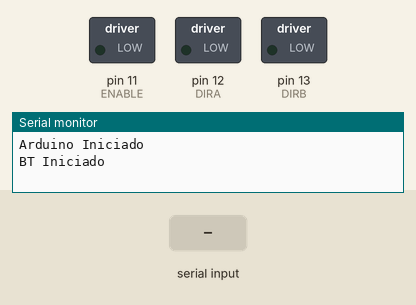
The sketch below on a simulated Arduino Mega 2560, built with avr-gcc and run on an emulated ATmega2560. Parts: switched loads named in the sketch (green lamp = pin HIGH), the last lines printed to the serial monitor. The test bench sets the inputs (shaded band).

Above: at 1.2 s.
1.3 s: "a" received over the second serial link
At 2.4 s:
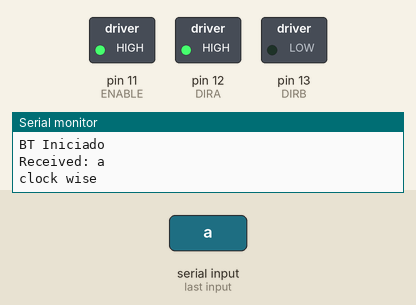
2.8 s: "b" received over the second serial link
At 3.5 s:
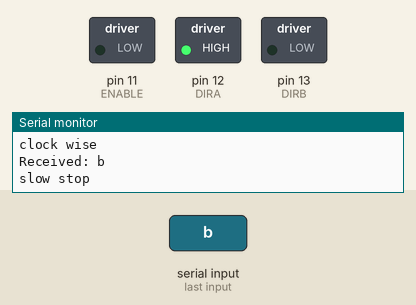
4.3 s: "c" received over the second serial link
At 7.0 s:
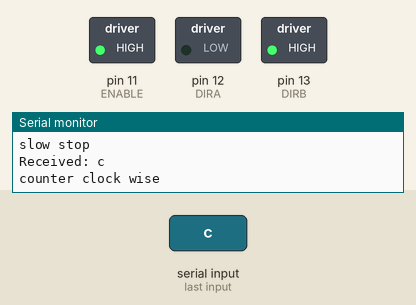
7.3 s: "b" received over the second serial link
At 8.1 s:
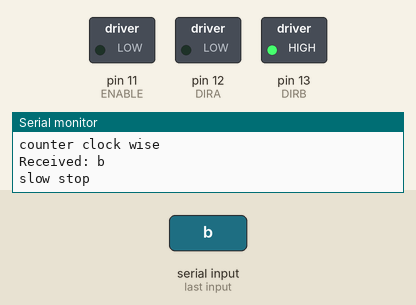
Timing chart, 0 to 9.8 s (numbered marks = the images above; inputs shaded):
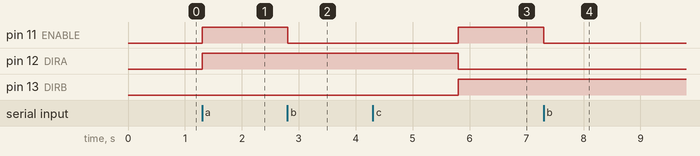

The sketch:

borrador.ino
```cpp
#include <SoftwareSerial.h>
char DATO;

//variable - Motor
int ENABLE = 11;
int DIRA = 12;
int DIRB = 13;
int speedMotor = 0 ;
int stateMotor = 0 ;

/*
 * Initialize the serial port.
 */
void setup() {
  Serial.begin(38400);
  Serial.println("Arduino Iniciado");
  Serial2.begin(9600);
  Serial.println("BT Iniciado");
  pinMode(ENABLE,OUTPUT);
  pinMode(DIRA,OUTPUT);
  pinMode(DIRB,OUTPUT);
}


void loop()
{
  // Bluetooth
  if (Serial2.available())
  {
    Serial.print("Received: ");
    DATO = Serial2.read();
    Serial.println(DATO);
    switch (DATO) {
      // Iniciar arduino con boton start
      case 'a':
      Serial.println("clock wise");
      digitalWrite(DIRA,HIGH); //one way
      digitalWrite(DIRB,LOW);
      digitalWrite(ENABLE,HIGH); //enable on
      break;
      // aumentar velociadad del motor
      case 'b':
      Serial.println("slow stop");
      digitalWrite(ENABLE,LOW); //slow stop

      delay(3000);
      break;
      // Dismuir velocidadad del motor
      case 'c':
      Serial.println("counter clock wise");
      digitalWrite(DIRA,LOW); //one way
      digitalWrite(DIRB,HIGH);
      digitalWrite(ENABLE,HIGH); //enable on
      break;
    }
  }

}
```

Measured:
- after the input at 1.3 s, pin 11 (ENABLE), pin 12 (DIRA): LOW → HIGH at once
- after the input at 2.8 s, pin 11 (ENABLE): HIGH → LOW at once
- after the input at 4.3 s, pin 11 (ENABLE), pin 13 (DIRB): LOW → HIGH after 1.5 s; pin 12 (DIRA): HIGH → LOW after 1.5 s
- after the input at 7.3 s, pin 11 (ENABLE): HIGH → LOW at once
